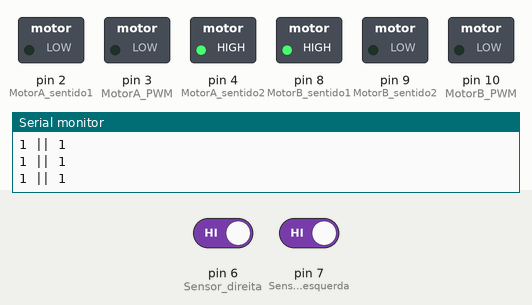
This sketch was run on a simulated Arduino Uno, built with avr-gcc and run on an emulated ATmega328P. Parts: switched loads named in the sketch (green lamp = pin HIGH), the last lines printed to the serial monitor. The test bench sets the inputs (shaded band); at power-on: pin 6 (Sensor_direita) HIGH, pin 7 (Sensor_esquerda) HIGH.

Above: at 1.2 s.
1.3 s: pin 6 (Sensor_direita) driven LOW
At 2.9 s:
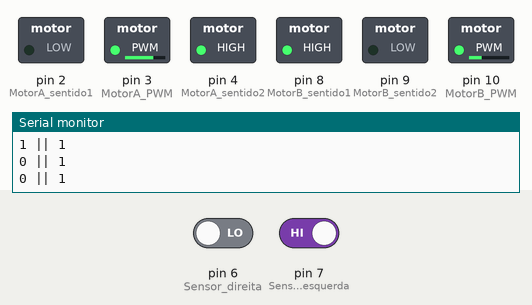
3.2 s: pin 7 (Sensor_esquerda) driven LOW
At 4.6 s:
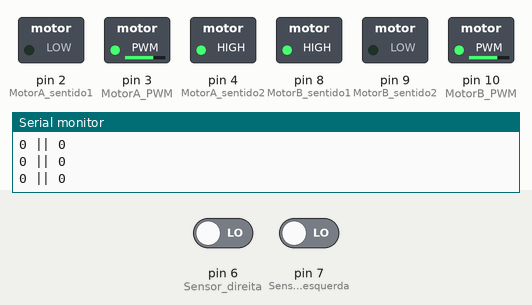
5.2 s: pin 6 (Sensor_direita) driven HIGH
At 5.9 s:
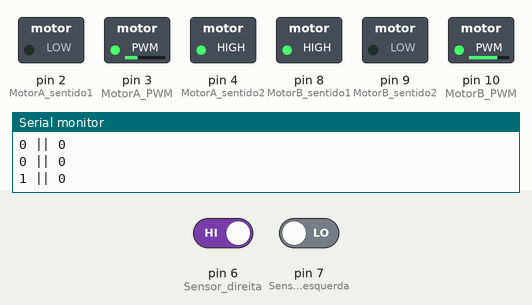
7.1 s: pin 7 (Sensor_esquerda) driven HIGH
At 8.7 s:
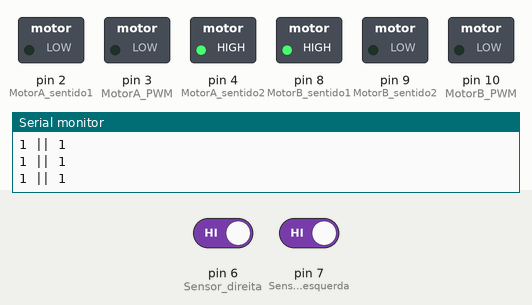
Timing chart, 0 to 10.2 s (numbered marks = the images above; inputs shaded):
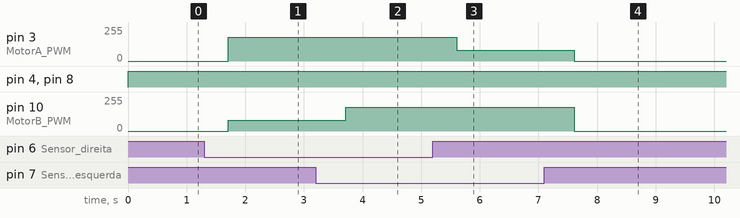

Measured:
- after the input at 1.3 s, pin 3 (MotorA_PWM): 0/255 → 180/255 after 0.41 s; pin 10 (MotorB_PWM): 0/255 → 80/255 after 0.41 s
- after the input at 3.2 s, pin 10 (MotorB_PWM): 80/255 → 180/255 after 0.51 s
- after the input at 5.2 s, pin 3 (MotorA_PWM): 180/255 → 80/255 after 0.41 s
- after the input at 7.1 s, pin 3 (MotorA_PWM): 80/255 → 0/255 after 0.51 s; pin 10 (MotorB_PWM): 180/255 → 0/255 after 0.51 s

The sketch:

CarrinhoSeguidorDeLinha.ino
```cpp
#define MotorA_sentido1 2 //Define o sentido do motor 1
#define MotorA_sentido2 4 //Define o outro sentido do motor 1
#define MotorB_sentido1 8 //Define o sentido do motor 2
#define MotorB_sentido2 9 //Define o outro sentido do motor 1
#define MotorA_PWM 3
#define MotorB_PWM 10

#define veloc0 0
#define veloc1 80
#define veloc2 180
#define veloc3 255

#define Sensor_direita 6  //Sensor conectado a direita do carrinho
#define Sensor_esquerda 7 //Sensor conectado a esquerda do carrinho

bool direita, esquerda;

void setup() {
  Serial.begin(9600);               //Liga o monitor serial
  pinMode(MotorA_sentido1, OUTPUT); //Define pino 2 como saída
  pinMode(MotorA_sentido2, OUTPUT); //Define pino 4 como saída
  pinMode(MotorB_sentido1, OUTPUT); //Define pino 8 como saída
  pinMode(MotorB_sentido2, OUTPUT); //Define pino 9 como saída
  pinMode(MotorA_PWM, OUTPUT);      //Define pino 3 como saída
  pinMode(MotorB_PWM, OUTPUT);      //Define pino 10 como saída
  pinMode(Sensor_direita, INPUT);   //Define sensor como entrada
  pinMode(Sensor_esquerda, INPUT);  //Define sensor como entrada

}

void loop() {
   //Define o sentido de rotação dos motores
  digitalWrite(MotorA_sentido1, LOW);
  digitalWrite(MotorA_sentido2, HIGH);
  digitalWrite(MotorB_sentido1, HIGH);
  digitalWrite(MotorB_sentido2, LOW);

  //Leituras dos Sensores
  direita = digitalRead(Sensor_direita);
  esquerda = digitalRead(Sensor_esquerda);
  Serial.print(direita);
  Serial.print(" || ");
  Serial.println(esquerda);

  //Rodando os motores dependendo das leituras
 if(direita == false && esquerda == false){
 analogWrite(MotorA_PWM, veloc2);
 analogWrite(MotorB_PWM, veloc2);
 } else if(direita == false && esquerda == true){
 delay(400);
 analogWrite(MotorA_PWM, veloc2);
 analogWrite(MotorB_PWM, veloc1);
 delay(400);
 }else if(direita == true && esquerda == false){
 delay(400);
 analogWrite(MotorA_PWM, veloc1);
 analogWrite(MotorB_PWM, veloc2);
 delay(400);

 }else if(direita == true && esquerda == true){
 analogWrite(MotorA_PWM, veloc0);
 analogWrite(MotorB_PWM, veloc0);
 }
}
```
